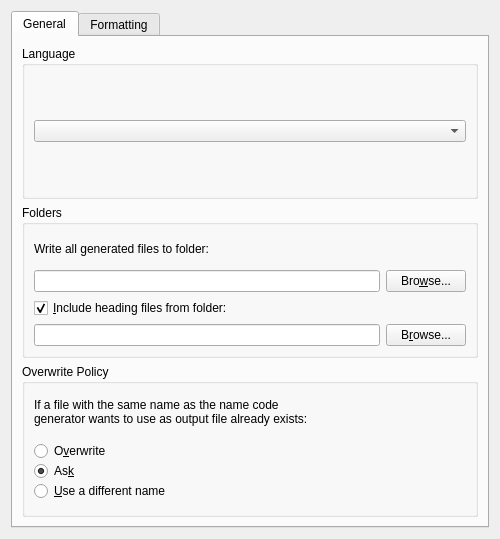
<?xml version="1.0" encoding="UTF-8"?>
<ui version="4.0">
 <class>CodeGenOptionsPage</class>
 <widget class="QWidget" name="CodeGenOptionsPage">
  <property name="geometry">
   <rect>
    <x>0</x>
    <y>0</y>
    <width>500</width>
    <height>539</height>
   </rect>
  </property>
  <property name="sizePolicy">
   <sizepolicy hsizetype="MinimumExpanding" vsizetype="MinimumExpanding">
    <horstretch>0</horstretch>
    <verstretch>0</verstretch>
   </sizepolicy>
  </property>
  <property name="windowTitle">
   <string>Code Generation Options</string>
  </property>
  <layout class="QVBoxLayout">
   <item>
    <widget class="KTabWidget" name="ui_tabWidgetMain">
     <property name="enabled">
      <bool>true</bool>
     </property>
     <property name="sizePolicy">
      <sizepolicy hsizetype="Preferred" vsizetype="Preferred">
       <horstretch>0</horstretch>
       <verstretch>0</verstretch>
      </sizepolicy>
     </property>
     <property name="currentIndex">
      <number>0</number>
     </property>
     <widget class="QWidget" name="ui_tabGeneral">
      <attribute name="title">
       <string>General</string>
      </attribute>
      <layout class="QVBoxLayout">
       <item>
        <layout class="QVBoxLayout">
         <item>
          <widget class="QGroupBox" name="ui_groupBoxLanguage">
           <property name="sizePolicy">
            <sizepolicy hsizetype="Preferred" vsizetype="Preferred">
             <horstretch>0</horstretch>
             <verstretch>0</verstretch>
            </sizepolicy>
           </property>
           <property name="title">
            <string>Language</string>
           </property>
           <layout class="QVBoxLayout">
            <item>
             <widget class="KComboBox" name="ui_SelectLanguageBox"/>
            </item>
           </layout>
          </widget>
         </item>
         <item>
          <widget class="QGroupBox" name="ui_groupBoxFolders">
           <property name="sizePolicy">
            <sizepolicy hsizetype="Preferred" vsizetype="Preferred">
             <horstretch>0</horstretch>
             <verstretch>0</verstretch>
            </sizepolicy>
           </property>
           <property name="title">
            <string>Folders</string>
           </property>
           <layout class="QVBoxLayout">
            <item>
             <widget class="QLabel" name="ui_textLabelFolder">
              <property name="text">
               <string>Write all generated files to folder:</string>
              </property>
              <property name="wordWrap">
               <bool>false</bool>
              </property>
             </widget>
            </item>
            <item>
             <layout class="QHBoxLayout">
              <item>
               <widget class="KLineEdit" name="ui_outputDir">
                <property name="whatsThis">
                 <string>Files generated by Code Generator will be written to this folder</string>
                </property>
               </widget>
              </item>
              <item>
               <widget class="QPushButton" name="ui_browseOutput">
                <property name="text">
                 <string>Bro&amp;wse...</string>
                </property>
               </widget>
              </item>
             </layout>
            </item>
            <item>
             <widget class="QCheckBox" name="ui_includeHeadings">
              <property name="text">
               <string>&amp;Include heading files from folder:</string>
              </property>
              <property name="checked">
               <bool>true</bool>
              </property>
             </widget>
            </item>
            <item>
             <layout class="QHBoxLayout">
              <item>
               <widget class="KLineEdit" name="ui_headingsDir">
                <property name="whatsThis">
                 <string>Files in this folder will be used as heading files in the generated code</string>
                </property>
               </widget>
              </item>
              <item>
               <widget class="QPushButton" name="ui_browseHeadings">
                <property name="text">
                 <string>B&amp;rowse...</string>
                </property>
               </widget>
              </item>
             </layout>
            </item>
           </layout>
          </widget>
         </item>
         <item>
          <widget class="QGroupBox" name="ui_groupBoxOverwritePolicy">
           <property name="title">
            <string>Overwrite Policy</string>
           </property>
           <layout class="QVBoxLayout">
            <item>
             <widget class="QLabel" name="ui_textLabelOverwritePolicy">
              <property name="text">
               <string>If a file with the same name as the name code 
generator wants to use as output file already exists:</string>
              </property>
              <property name="wordWrap">
               <bool>false</bool>
              </property>
             </widget>
            </item>
            <item>
             <layout class="QVBoxLayout">
              <property name="spacing">
               <number>0</number>
              </property>
              <property name="leftMargin">
               <number>0</number>
              </property>
              <property name="topMargin">
               <number>4</number>
              </property>
              <property name="bottomMargin">
               <number>4</number>
              </property>
              <item>
               <widget class="QRadioButton" name="ui_radioButtonOverwrite">
                <property name="whatsThis">
                 <string>Overwrite existing files if they exist in the destination folder</string>
                </property>
                <property name="text">
                 <string>O&amp;verwrite</string>
                </property>
               </widget>
              </item>
              <item>
               <widget class="QRadioButton" name="ui_radioButtonAsk">
                <property name="whatsThis">
                 <string>If a file with the same name already exists, ask what to do</string>
                </property>
                <property name="text">
                 <string>As&amp;k</string>
                </property>
                <property name="checked">
                 <bool>true</bool>
                </property>
               </widget>
              </item>
              <item>
               <widget class="QRadioButton" name="ui_radioButtonChangeName">
                <property name="whatsThis">
                 <string>If a file already exists in the destination folder, select a different name to use by adding a suffix to the file name</string>
                </property>
                <property name="text">
                 <string>&amp;Use a different name</string>
                </property>
               </widget>
              </item>
             </layout>
            </item>
           </layout>
          </widget>
         </item>
        </layout>
       </item>
      </layout>
     </widget>
     <widget class="QWidget" name="ui_tabFormatting">
      <attribute name="title">
       <string>Formatting</string>
      </attribute>
      <layout class="QGridLayout">
       <item row="0" column="0">
        <layout class="QGridLayout">
         <item row="0" column="0">
          <widget class="QGroupBox" name="ui_groupBoxComment">
           <property name="title">
            <string>Comment Verbosity</string>
           </property>
           <layout class="QVBoxLayout">
            <item>
             <widget class="QCheckBox" name="ui_forceDoc">
              <property name="whatsThis">
               <string>Write comments &amp;for class and method documentation even if empty</string>
              </property>
              <property name="text">
               <string>&amp;Write documentation comments even if empty</string>
              </property>
             </widget>
            </item>
            <item>
             <widget class="QCheckBox" name="ui_forceSections">
              <property name="whatsThis">
               <string>Writes comments to indicate the different sections (public, private etc) in a class, even if the sections are empty</string>
              </property>
              <property name="text">
               <string>Write comments &amp;for sections even if section 
is empty</string>
              </property>
             </widget>
            </item>
           </layout>
          </widget>
         </item>
         <item row="1" column="0">
          <widget class="QGroupBox" name="ui_groupBoxLines">
           <property name="title">
            <string>Lines</string>
           </property>
           <layout class="QVBoxLayout">
            <item>
             <layout class="QHBoxLayout">
              <item>
               <widget class="QLabel" name="ui_textLabelType">
                <property name="text">
                 <string>Indentation type:</string>
                </property>
                <property name="wordWrap">
                 <bool>false</bool>
                </property>
               </widget>
              </item>
              <item>
               <widget class="KComboBox" name="ui_SelectIndentationTypeBox">
                <item>
                 <property name="text">
                  <string>No Indentation</string>
                 </property>
                </item>
                <item>
                 <property name="text">
                  <string>Tab</string>
                 </property>
                </item>
                <item>
                 <property name="text">
                  <string>Space</string>
                 </property>
                </item>
               </widget>
              </item>
             </layout>
            </item>
            <item>
             <layout class="QHBoxLayout">
              <item>
               <widget class="QLabel" name="ui_textLabelAmount">
                <property name="sizePolicy">
                 <sizepolicy hsizetype="Minimum" vsizetype="Fixed">
                  <horstretch>0</horstretch>
                  <verstretch>0</verstretch>
                 </sizepolicy>
                </property>
                <property name="text">
                 <string>Indentation amount:</string>
                </property>
                <property name="wordWrap">
                 <bool>false</bool>
                </property>
               </widget>
              </item>
              <item>
               <widget class="KIntNumInput" name="ui_SelectIndentationNumber"/>
              </item>
             </layout>
            </item>
            <item>
             <layout class="QHBoxLayout">
              <item>
               <widget class="QLabel" name="ui_textLabelStyle">
                <property name="text">
                 <string>Line ending style:</string>
                </property>
                <property name="wordWrap">
                 <bool>false</bool>
                </property>
               </widget>
              </item>
              <item>
               <widget class="KComboBox" name="ui_SelectEndLineCharsBox">
                <item>
                 <property name="text">
                  <string>*NIX (&quot;\n&quot;)</string>
                 </property>
                </item>
                <item>
                 <property name="text">
                  <string>Windows (&quot;\r\n&quot;)</string>
                 </property>
                </item>
                <item>
                 <property name="text">
                  <string>Mac (&quot;\r&quot;)</string>
                 </property>
                </item>
               </widget>
              </item>
             </layout>
            </item>
           </layout>
          </widget>
         </item>
        </layout>
       </item>
      </layout>
     </widget>
    </widget>
   </item>
  </layout>
 </widget>
 <customwidgets>
  <customwidget>
   <class>KComboBox</class>
   <extends>QComboBox</extends>
   <header>kcombobox.h</header>
  </customwidget>
  <customwidget>
   <class>KLineEdit</class>
   <extends>QLineEdit</extends>
   <header>klineedit.h</header>
  </customwidget>
  <customwidget>
   <class>KIntNumInput</class>
   <extends>QWidget</extends>
   <header>knuminput.h</header>
  </customwidget>
  <customwidget>
   <class>KTabWidget</class>
   <extends>QTabWidget</extends>
   <header>ktabwidget.h</header>
   <container>1</container>
  </customwidget>
 </customwidgets>
 <includes>
  <include location="local">knuminput.h</include>
  <include location="local">knuminput.h</include>
 </includes>
 <resources/>
 <connections/>
</ui>
